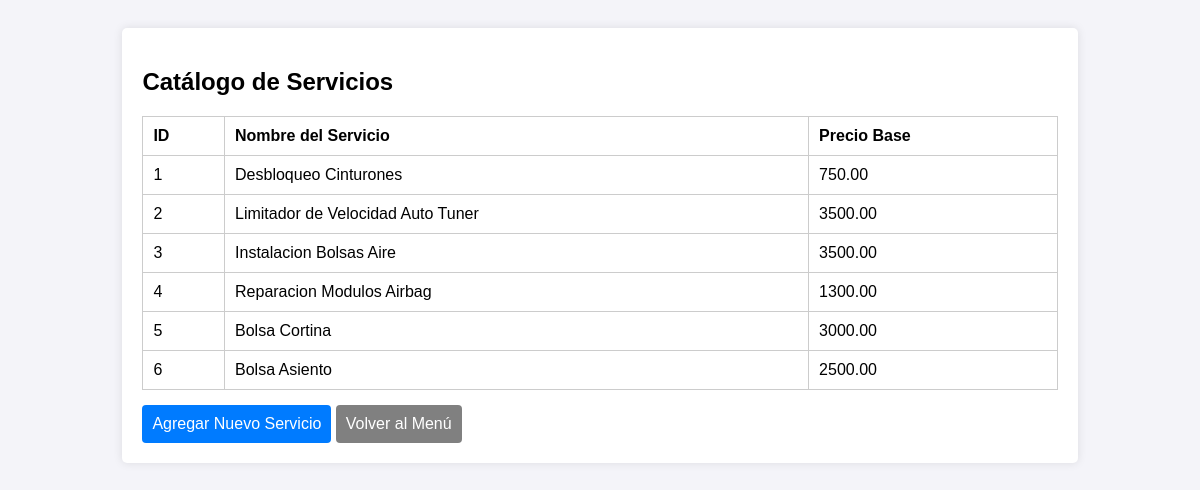
/crm/catalogo_servicios/, run on the app's committed database.
### crm/models.py (models this page shows, shortened)
class CatalogoServicio(models.Model):
    nombre_servicio = models.CharField(max_length=100, unique=True)
    precio_base = models.DecimalField(max_digits=10, decimal_places=2, validators=[MinValueValidator(0.01)])

### crm/views.py (the view)
# urls.py: path('catalogo_servicios/', views.listar_catalogo_servicios, name='listar_catalogo_servicios'),
def listar_catalogo_servicios(request):
    catalogo_servicios = CatalogoServicio.objects.all()
    return render(request, 'crm/listar_catalogo_servicios.html', {'catalogo_servicios': catalogo_servicios})

### crm/templates/crm/listar_catalogo_servicios.html (shortened to what this page needs)
<!DOCTYPE html>
<html lang="es">
<head>
</head>
<body>
    <div class="container">
        <h2>Catálogo de Servicios</h2>
        <table>
            <tr>
                <th>ID</th>
                <th>Nombre del Servicio</th>
                <th>Precio Base</th>
            </tr>
            {% for servicio in catalogo_servicios %}
            <tr>
                <td>{{ servicio.id }}</td>
                <td>{{ servicio.nombre_servicio }}</td>
                <td>{{ servicio.precio_base }}</td>
            </tr>
            {% endfor %}
        </table>
        <a href="{% url 'registrar_catalogo_servicio' %}" class="button">Agregar Nuevo Servicio</a>
        <a href="{% url 'menu_principal' %}" class="button" style="background-color: grey;">Volver al Menú</a>
    </div>
</body>
</html>

### crm/templates/crm/listar_catalogo_servicios.html (style rules this page uses)
body { font-family: Arial, sans-serif; background-color: #f4f4f9; padding: 20px; }
.container { width: 80%; margin: auto; background: white; padding: 20px; border-radius: 5px; box-shadow: 0 0 10px rgba(0,0,0,0.1); }
table { width: 100%; border-collapse: collapse; margin-top: 15px; }
th, td { border: 1px solid #ccc; padding: 10px; text-align: left; }
.button { background-color: #007bff; color: white; padding: 10px; text-decoration: none; border-radius: 4px; display: inline-block; margin-top: 15px; }

### data on the page
CatalogoServicio: id "1", nombre_servicio "Desbloqueo Cinturones", precio_base "750.00"
CatalogoServicio: id "2", nombre_servicio "Limitador de Velocidad Auto Tuner", precio_base "3500.00"
CatalogoServicio: id "3", nombre_servicio "Instalacion Bolsas Aire", precio_base "3500.00"
CatalogoServicio: id "4", nombre_servicio "Reparacion Modulos Airbag", precio_base "1300.00"
CatalogoServicio: id "5", nombre_servicio "Bolsa Cortina", precio_base "3000.00"
CatalogoServicio: id "6", nombre_servicio "Bolsa Asiento", precio_base "2500.00"
